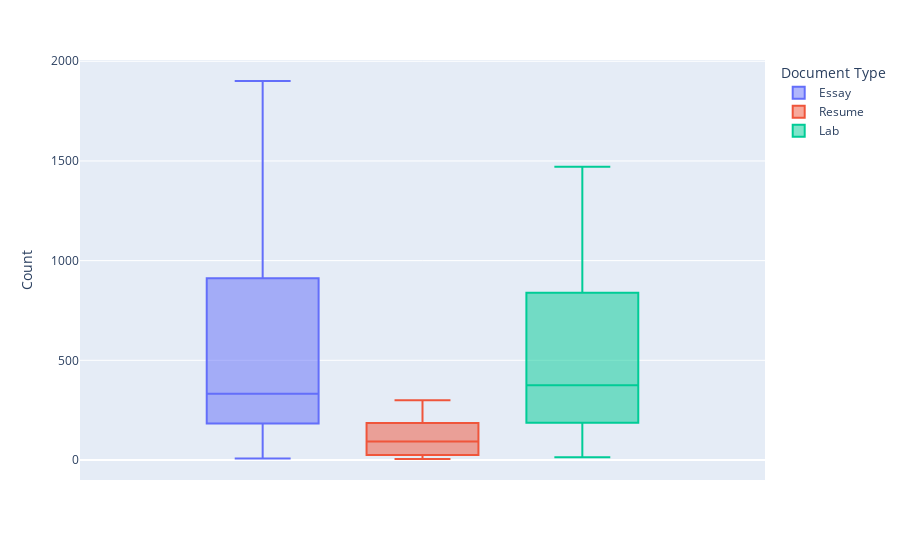
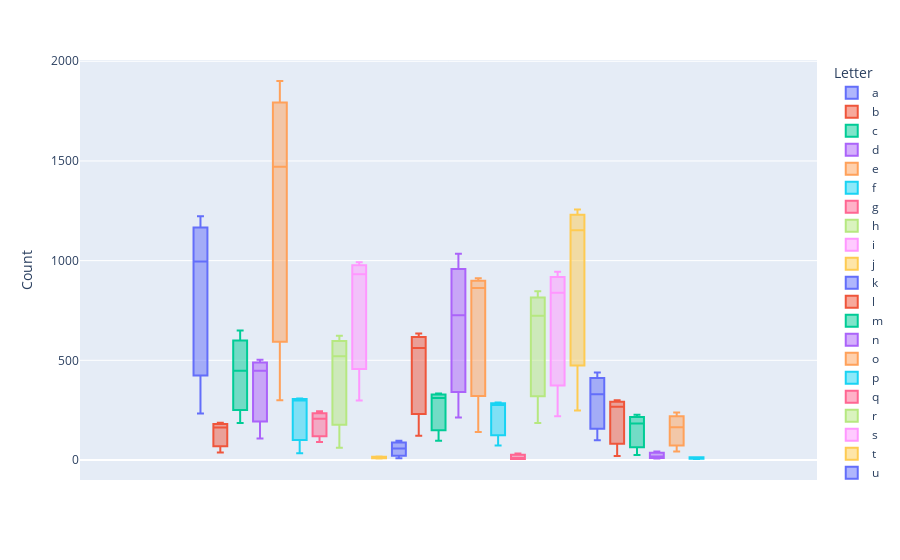

Notebook source saved alongside these figures, in order:
### Code cell
alphabet = ['a', 'b', 'c', 'd', 'e', 'f', 'g', 'h', 'i', 
            'j', 'k', 'l', 'm', 'n', 'o', 'p', 'q', 'r',
            's', 't', 'u', 'v', 'w', 'x', 'y', 'z']

def ReshapeData(df):
    frequencies_by_document = merged_data.transpose().reset_index()

    frequencies_by_document.rename(columns = {'index' : 'Document Type'}, inplace = True)

    frequencies_by_document = frequencies_by_document.melt(id_vars = ["Document Type"], var_name = "Letter", value_name = "Count")

    frequencies_by_document = frequencies_by_document.loc[~frequencies_by_document['Count'].isin(alphabet)]




px.box(frequencies_by_document, y = 'Count', color = 'Document Type').show()

px.box(frequencies_by_document, y = 'Count', color = 'Letter').show()

### Figure 1 — Plotly figure (JSON) as saved in the notebook; plotly's stock layout.template omitted (floating-point values rounded to 4 significant figures)
{"data": [{"alignmentgroup": "True", "hovertemplate": "Document Type=Essay<br>Count=%{y}<extra></extra>", "legendgroup": "Essay", "marker": {"color": "#636efa"}, "name": "Essay", "notched": false, "offsetgroup": "Essay", "orientation": "v", "showlegend": true, "type": "box", "x0": " ", "xaxis": "x", "y": [1223, 163, 650, 503, 1901, 308, 207, 623, 992, 8, 58, 562, 334, 1035, 911, 288, 7, 724, 944, 1256, 330, 300, 183, 43, 238, 11], "y0": " ", "yaxis": "y"}, {"alignmentgroup": "True", "hovertemplate": "Document Type=Resume<br>Count=%{y}<extra></extra>", "legendgroup": "Resume", "marker": {"color": "#EF553B"}, "name": "Resume", "notched": false, "offsetgroup": "Resume", "orientation": "v", "showlegend": true, "type": "box", "x0": " ", "xaxis": "x", "y": [233, 37, 185, 108, 300, 34, 90, 62, 298, 13, 9, 121, 96, 213, 140, 73, 5, 185, 219, 248, 99, 20, 25, 7, 43, 5], "y0": " ", "yaxis": "y"}, {"alignmentgroup": "True", "hovertemplate": "Document Type=Lab<br>Count=%{y}<extra></extra>", "legendgroup": "Lab", "marker": {"color": "#00cc96"}, "name": "Lab", "notched": false, "offsetgroup": "Lab", "orientation": "v", "showlegend": true, "type": "box", "x0": " ", "xaxis": "x", "y": [996, 187, 448, 448, 1471, 299, 244, 521, 932, 18, 97, 635, 311, 726, 863, 276, 32, 846, 839, 1152, 439, 267, 227, 17, 164, 14], "y0": " ", "yaxis": "y"}], "layout": {"autosize": true, "boxmode": "group", "legend": {"title": {"text": "Document Type"}, "tracegroupgap": 0}, "margin": {"t": 60}, "xaxis": {"anchor": "y", "autorange": true, "domain": [0, 1], "range": [-0.5, 0.5], "type": "category"}, "yaxis": {"anchor": "x", "autorange": true, "domain": [0, 1], "range": [-100.3, 2006.0], "title": {"text": "Count"}, "type": "linear"}}}

### Figure 2 — Plotly figure (JSON) as saved in the notebook; plotly's stock layout.template omitted (floating-point values rounded to 4 significant figures)
{"data": [{"alignmentgroup": "True", "hovertemplate": "Letter=a<br>Count=%{y}<extra></extra>", "legendgroup": "a", "marker": {"color": "#636efa"}, "name": "a", "notched": false, "offsetgroup": "a", "orientation": "v", "showlegend": true, "type": "box", "x0": " ", "xaxis": "x", "y": [1223, 233, 996], "y0": " ", "yaxis": "y"}, {"alignmentgroup": "True", "hovertemplate": "Letter=b<br>Count=%{y}<extra></extra>", "legendgroup": "b", "marker": {"color": "#EF553B"}, "name": "b", "notched": false, "offsetgroup": "b", "orientation": "v", "showlegend": true, "type": "box", "x0": " ", "xaxis": "x", "y": [163, 37, 187], "y0": " ", "yaxis": "y"}, {"alignmentgroup": "True", "hovertemplate": "Letter=c<br>Count=%{y}<extra></extra>", "legendgroup": "c", "marker": {"color": "#00cc96"}, "name": "c", "notched": false, "offsetgroup": "c", "orientation": "v", "showlegend": true, "type": "box", "x0": " ", "xaxis": "x", "y": [650, 185, 448], "y0": " ", "yaxis": "y"}, {"alignmentgroup": "True", "hovertemplate": "Letter=d<br>Count=%{y}<extra></extra>", "legendgroup": "d", "marker": {"color": "#ab63fa"}, "name": "d", "notched": false, "offsetgroup": "d", "orientation": "v", "showlegend": true, "type": "box", "x0": " ", "xaxis": "x", "y": [503, 108, 448], "y0": " ", "yaxis": "y"}, {"alignmentgroup": "True", "hovertemplate": "Letter=e<br>Count=%{y}<extra></extra>", "legendgroup": "e", "marker": {"color": "#FFA15A"}, "name": "e", "notched": false, "offsetgroup": "e", "orientation": "v", "showlegend": true, "type": "box", "x0": " ", "xaxis": "x", "y": [1901, 300, 1471], "y0": " ", "yaxis": "y"}, {"alignmentgroup": "True", "hovertemplate": "Letter=f<br>Count=%{y}<extra></extra>", "legendgroup": "f", "marker": {"color": "#19d3f3"}, "name": "f", "notched": false, "offsetgroup": "f", "orientation": "v", "showlegend": true, "type": "box", "x0": " ", "xaxis": "x", "y": [308, 34, 299], "y0": " ", "yaxis": "y"}, {"alignmentgroup": "True", "hovertemplate": "Letter=g<br>Count=%{y}<extra></extra>", "legendgroup": "g", "marker": {"color": "#FF6692"}, "name": "g", "notched": false, "offsetgroup": "g", "orientation": "v", "showlegend": true, "type": "box", "x0": " ", "xaxis": "x", "y": [207, 90, 244], "y0": " ", "yaxis": "y"}, {"alignmentgroup": "True", "hovertemplate": "Letter=h<br>Count=%{y}<extra></extra>", "legendgroup": "h", "marker": {"color": "#B6E880"}, "name": "h", "notched": false, "offsetgroup": "h", "orientation": "v", "showlegend": true, "type": "box", "x0": " ", "xaxis": "x", "y": [623, 62, 521], "y0": " ", "yaxis": "y"}, {"alignmentgroup": "True", "hovertemplate": "Letter=i<br>Count=%{y}<extra></extra>", "legendgroup": "i", "marker": {"color": "#FF97FF"}, "name": "i", "notched": false, "offsetgroup": "i", "orientation": "v", "showlegend": true, "type": "box", "x0": " ", "xaxis": "x", "y": [992, 298, 932], "y0": " ", "yaxis": "y"}, {"alignmentgroup": "True", "hovertemplate": "Letter=j<br>Count=%{y}<extra></extra>", "legendgroup": "j", "marker": {"color": "#FECB52"}, "name": "j", "notched": false, "offsetgroup": "j", "orientation": "v", "showlegend": true, "type": "box", "x0": " ", "xaxis": "x", "y": [8, 13, 18], "y0": " ", "yaxis": "y"}, {"alignmentgroup": "True", "hovertemplate": "Letter=k<br>Count=%{y}<extra></extra>", "legendgroup": "k", "marker": {"color": "#636efa"}, "name": "k", "notched": false, "offsetgroup": "k", "orientation": "v", "showlegend": true, "type": "box", "x0": " ", "xaxis": "x", "y": [58, 9, 97], "y0": " ", "yaxis": "y"}, {"alignmentgroup": "True", "hovertemplate": "Letter=l<br>Count=%{y}<extra></extra>", "legendgroup": "l", "marker": {"color": "#EF553B"}, "name": "l", "notched": false, "offsetgroup": "l", "orientation": "v", "showlegend": true, "type": "box", "x0": " ", "xaxis": "x", "y": [562, 121, 635], "y0": " ", "yaxis": "y"}, {"alignmentgroup": "True", "hovertemplate": "Letter=m<br>Count=%{y}<extra></extra>", "legendgroup": "m", "marker": {"color": "#00cc96"}, "name": "m", "notched": false, "offsetgroup": "m", "orientation": "v", "showlegend": true, "type": "box", "x0": " ", "xaxis": "x", "y": [334, 96, 311], "y0": " ", "yaxis": "y"}, {"alignmentgroup": "True", "hovertemplate": "Letter=n<br>Count=%{y}<extra></extra>", "legendgroup": "n", "marker": {"color": "#ab63fa"}, "name": "n", "notched": false, "offsetgroup": "n", "orientation": "v", "showlegend": true, "type": "box", "x0": " ", "xaxis": "x", "y": [1035, 213, 726], "y0": " ", "yaxis": "y"}, {"alignmentgroup": "True", "hovertemplate": "Letter=o<br>Count=%{y}<extra></extra>", "legendgroup": "o", "marker": {"color": "#FFA15A"}, "name": "o", "notched": false, "offsetgroup": "o", "orientation": "v", "showlegend": true, "type": "box", "x0": " ", "xaxis": "x", "y": [911, 140, 863], "y0": " ", "yaxis": "y"}, {"alignmentgroup": "True", "hovertemplate": "Letter=p<br>Count=%{y}<extra></extra>", "legendgroup": "p", "marker": {"color": "#19d3f3"}, "name": "p", "notched": false, "offsetgroup": "p", "orientation": "v", "showlegend": true, "type": "box", "x0": " ", "xaxis": "x", "y": [288, 73, 276], "y0": " ", "yaxis": "y"}, {"alignmentgroup": "True", "hovertemplate": "Letter=q<br>Count=%{y}<extra></extra>", "legendgroup": "q", "marker": {"color": "#FF6692"}, "name": "q", "notched": false, "offsetgroup": "q", "orientation": "v", "showlegend": true, "type": "box", "x0": " ", "xaxis": "x", "y": [7, 5, 32], "y0": " ", "yaxis": "y"}, {"alignmentgroup": "True", "hovertemplate": "Letter=r<br>Count=%{y}<extra></extra>", "legendgroup": "r", "marker": {"color": "#B6E880"}, "name": "r", "notched": false, "offsetgroup": "r", "orientation": "v", "showlegend": true, "type": "box", "x0": " ", "xaxis": "x", "y": [724, 185, 846], "y0": " ", "yaxis": "y"}, {"alignmentgroup": "True", "hovertemplate": "Letter=s<br>Count=%{y}<extra></extra>", "legendgroup": "s", "marker": {"color": "#FF97FF"}, "name": "s", "notched": false, "offsetgroup": "s", "orientation": "v", "showlegend": true, "type": "box", "x0": " ", "xaxis": "x", "y": [944, 219, 839], "y0": " ", "yaxis": "y"}, {"alignmentgroup": "True", "hovertemplate": "Letter=t<br>Count=%{y}<extra></extra>", "legendgroup": "t", "marker": {"color": "#FECB52"}, "name": "t", "notched": false, "offsetgroup": "t", "orientation": "v", "showlegend": true, "type": "box", "x0": " ", "xaxis": "x", "y": [1256, 248, 1152], "y0": " ", "yaxis": "y"}, {"alignmentgroup": "True", "hovertemplate": "Letter=u<br>Count=%{y}<extra></extra>", "legendgroup": "u", "marker": {"color": "#636efa"}, "name": "u", "notched": false, "offsetgroup": "u", "orientation": "v", "showlegend": true, "type": "box", "x0": " ", "xaxis": "x", "y": [330, 99, 439], "y0": " ", "yaxis": "y"}, {"alignmentgroup": "True", "hovertemplate": "Letter=v<br>Count=%{y}<extra></extra>", "legendgroup": "v", "marker": {"color": "#EF553B"}, "name": "v", "notched": false, "offsetgroup": "v", "orientation": "v", "showlegend": true, "type": "box", "x0": " ", "xaxis": "x", "y": [300, 20, 267], "y0": " ", "yaxis": "y"}, {"alignmentgroup": "True", "hovertemplate": "Letter=w<br>Count=%{y}<extra></extra>", "legendgroup": "w", "marker": {"color": "#00cc96"}, "name": "w", "notched": false, "offsetgroup": "w", "orientation": "v", "showlegend": true, "type": "box", "x0": " ", "xaxis": "x", "y": [183, 25, 227], "y0": " ", "yaxis": "y"}, {"alignmentgroup": "True", "hovertemplate": "Letter=x<br>Count=%{y}<extra></extra>", "legendgroup": "x", "marker": {"color": "#ab63fa"}, "name": "x", "notched": false, "offsetgroup": "x", "orientation": "v", "showlegend": true, "type": "box", "x0": " ", "xaxis": "x", "y": [43, 7, 17], "y0": " ", "yaxis": "y"}, {"alignmentgroup": "True", "hovertemplate": "Letter=y<br>Count=%{y}<extra></extra>", "legendgroup": "y", "marker": {"color": "#FFA15A"}, "name": "y", "notched": false, "offsetgroup": "y", "orientation": "v", "showlegend": true, "type": "box", "x0": " ", "xaxis": "x", "y": [238, 43, 164], "y0": " ", "yaxis": "y"}, {"alignmentgroup": "True", "hovertemplate": "Letter=z<br>Count=%{y}<extra></extra>", "legendgroup": "z", "marker": {"color": "#19d3f3"}, "name": "z", "notched": false, "offsetgroup": "z", "orientation": "v", "showlegend": true, "type": "box", "x0": " ", "xaxis": "x", "y": [11, 5, 14], "y0": " ", "yaxis": "y"}], "layout": {"autosize": true, "boxmode": "group", "legend": {"title": {"text": "Letter"}, "tracegroupgap": 0}, "margin": {"t": 60}, "xaxis": {"anchor": "y", "autorange": true, "domain": [0, 1], "range": [-0.5, 0.5], "type": "category"}, "yaxis": {"anchor": "x", "autorange": true, "domain": [0, 1], "range": [-100.3, 2006.0], "title": {"text": "Count"}, "type": "linear"}}}
